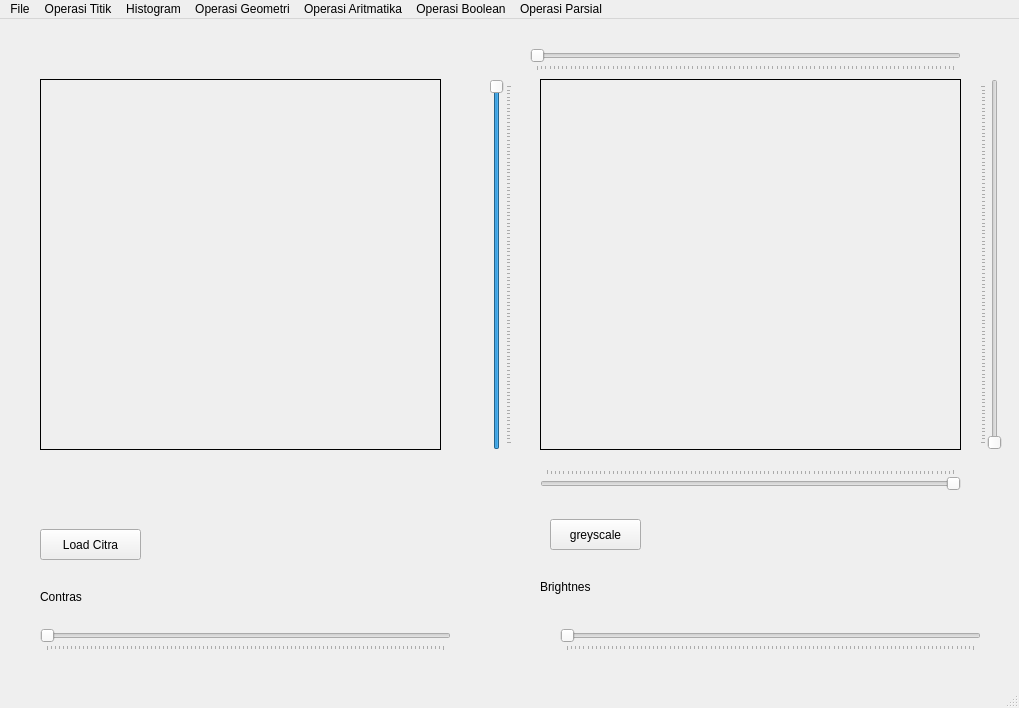
<?xml version="1.0" encoding="UTF-8"?>
<ui version="4.0">
 <class>MainWindow</class>
 <widget class="QMainWindow" name="MainWindow">
  <property name="geometry">
   <rect>
    <x>0</x>
    <y>0</y>
    <width>1019</width>
    <height>708</height>
   </rect>
  </property>
  <property name="windowTitle">
   <string>MainWindow</string>
  </property>
  <widget class="QWidget" name="centralwidget">
   <widget class="QPushButton" name="button_loadCitra">
    <property name="geometry">
     <rect>
      <x>40</x>
      <y>510</y>
      <width>101</width>
      <height>31</height>
     </rect>
    </property>
    <property name="text">
     <string>Load Citra</string>
    </property>
   </widget>
   <widget class="QLabel" name="label">
    <property name="geometry">
     <rect>
      <x>40</x>
      <y>60</y>
      <width>401</width>
      <height>371</height>
     </rect>
    </property>
    <property name="frameShape">
     <enum>QFrame::Box</enum>
    </property>
    <property name="text">
     <string/>
    </property>
   </widget>
   <widget class="QPushButton" name="button_prosesCitra">
    <property name="geometry">
     <rect>
      <x>550</x>
      <y>500</y>
      <width>91</width>
      <height>31</height>
     </rect>
    </property>
    <property name="text">
     <string>greyscale</string>
    </property>
   </widget>
   <widget class="QLabel" name="label_2">
    <property name="geometry">
     <rect>
      <x>540</x>
      <y>60</y>
      <width>421</width>
      <height>371</height>
     </rect>
    </property>
    <property name="frameShape">
     <enum>QFrame::Box</enum>
    </property>
    <property name="text">
     <string/>
    </property>
   </widget>
   <widget class="QSlider" name="crop_atas_horizontal">
    <property name="geometry">
     <rect>
      <x>530</x>
      <y>30</y>
      <width>431</width>
      <height>22</height>
     </rect>
    </property>
    <property name="layoutDirection">
     <enum>Qt::LeftToRight</enum>
    </property>
    <property name="orientation">
     <enum>Qt::Horizontal</enum>
    </property>
    <property name="tickPosition">
     <enum>QSlider::TicksBelow</enum>
    </property>
   </widget>
   <widget class="QSlider" name="crop_atas_vertical">
    <property name="geometry">
     <rect>
      <x>490</x>
      <y>60</y>
      <width>22</width>
      <height>371</height>
     </rect>
    </property>
    <property name="layoutDirection">
     <enum>Qt::LeftToRight</enum>
    </property>
    <property name="value">
     <number>99</number>
    </property>
    <property name="sliderPosition">
     <number>99</number>
    </property>
    <property name="orientation">
     <enum>Qt::Vertical</enum>
    </property>
    <property name="tickPosition">
     <enum>QSlider::TicksBelow</enum>
    </property>
   </widget>
   <widget class="QSlider" name="crop_bawah_horizontal">
    <property name="geometry">
     <rect>
      <x>540</x>
      <y>450</y>
      <width>421</width>
      <height>22</height>
     </rect>
    </property>
    <property name="layoutDirection">
     <enum>Qt::RightToLeft</enum>
    </property>
    <property name="value">
     <number>0</number>
    </property>
    <property name="orientation">
     <enum>Qt::Horizontal</enum>
    </property>
    <property name="tickPosition">
     <enum>QSlider::TicksAbove</enum>
    </property>
   </widget>
   <widget class="QSlider" name="crop_bawah_vertical">
    <property name="geometry">
     <rect>
      <x>980</x>
      <y>60</y>
      <width>22</width>
      <height>371</height>
     </rect>
    </property>
    <property name="orientation">
     <enum>Qt::Vertical</enum>
    </property>
    <property name="tickPosition">
     <enum>QSlider::TicksAbove</enum>
    </property>
   </widget>
   <widget class="QSlider" name="contrasSlider">
    <property name="geometry">
     <rect>
      <x>40</x>
      <y>610</y>
      <width>411</width>
      <height>22</height>
     </rect>
    </property>
    <property name="orientation">
     <enum>Qt::Horizontal</enum>
    </property>
    <property name="tickPosition">
     <enum>QSlider::TicksBelow</enum>
    </property>
   </widget>
   <widget class="QLabel" name="label_3">
    <property name="geometry">
     <rect>
      <x>40</x>
      <y>570</y>
      <width>55</width>
      <height>16</height>
     </rect>
    </property>
    <property name="text">
     <string>Contras</string>
    </property>
   </widget>
   <widget class="QSlider" name="brightnesSlider">
    <property name="geometry">
     <rect>
      <x>560</x>
      <y>610</y>
      <width>421</width>
      <height>22</height>
     </rect>
    </property>
    <property name="orientation">
     <enum>Qt::Horizontal</enum>
    </property>
    <property name="tickPosition">
     <enum>QSlider::TicksBelow</enum>
    </property>
   </widget>
   <widget class="QLabel" name="label_4">
    <property name="geometry">
     <rect>
      <x>540</x>
      <y>560</y>
      <width>55</width>
      <height>16</height>
     </rect>
    </property>
    <property name="text">
     <string>Brightnes</string>
    </property>
   </widget>
  </widget>
  <widget class="QMenuBar" name="menubar">
   <property name="geometry">
    <rect>
     <x>0</x>
     <y>0</y>
     <width>1019</width>
     <height>26</height>
    </rect>
   </property>
   <widget class="QMenu" name="menuOperasi_Titik">
    <property name="title">
     <string>Operasi Titik</string>
    </property>
    <addaction name="actionOperasi_pencerahan"/>
    <addaction name="actionSimple_contras"/>
    <addaction name="actionContras_streching"/>
    <addaction name="actionNegative"/>
    <addaction name="actionBiner"/>
   </widget>
   <widget class="QMenu" name="menuHistogram">
    <property name="title">
     <string>Histogram</string>
    </property>
    <addaction name="actionHistogram_greyscale"/>
    <addaction name="actionHistogram_RGB"/>
    <addaction name="actionHistogram_Equalization"/>
   </widget>
   <widget class="QMenu" name="menuOperasi_Geometri">
    <property name="title">
     <string>Operasi Geometri</string>
    </property>
    <widget class="QMenu" name="menuRotasi">
     <property name="title">
      <string>Rotasi</string>
     </property>
     <addaction name="action90_Derajat"/>
     <addaction name="action_90_Derajat"/>
     <addaction name="action45_Derajat"/>
     <addaction name="action_45_Derajat"/>
     <addaction name="action180_Derajat"/>
    </widget>
    <widget class="QMenu" name="menuZoom_Out">
     <property name="title">
      <string>Zoom Out</string>
     </property>
     <addaction name="action200"/>
     <addaction name="action300"/>
     <addaction name="action400"/>
    </widget>
    <widget class="QMenu" name="menuZoom_In">
     <property name="title">
      <string>Zoom In</string>
     </property>
     <addaction name="action75"/>
     <addaction name="action50"/>
     <addaction name="action25"/>
    </widget>
    <addaction name="actionTranslasi"/>
    <addaction name="menuRotasi"/>
    <addaction name="menuZoom_Out"/>
    <addaction name="menuZoom_In"/>
    <addaction name="actionCrop"/>
   </widget>
   <widget class="QMenu" name="menuAritmatika">
    <property name="title">
     <string>Operasi Aritmatika</string>
    </property>
    <addaction name="actionPertambahan_2"/>
    <addaction name="actionPengurangan"/>
    <addaction name="actionPerkalian"/>
    <addaction name="actionPembagian"/>
   </widget>
   <widget class="QMenu" name="menuBoolean">
    <property name="title">
     <string>Operasi Boolean</string>
    </property>
    <addaction name="actionAND"/>
    <addaction name="actionOR"/>
    <addaction name="actionXOR"/>
   </widget>
   <widget class="QMenu" name="menuFile">
    <property name="title">
     <string>File</string>
    </property>
    <addaction name="actionSave"/>
    <addaction name="actionLoad"/>
   </widget>
   <widget class="QMenu" name="menuFiltering">
    <property name="title">
     <string>Operasi Parsial</string>
    </property>
    <widget class="QMenu" name="menuHighpass">
     <property name="title">
      <string>Highpass</string>
     </property>
     <widget class="QMenu" name="menuSharpening">
      <property name="title">
       <string>Sharpening</string>
      </property>
      <addaction name="actionKarnel_i"/>
      <addaction name="actionKarnel_ii"/>
      <addaction name="actionKarnel_iii"/>
      <addaction name="actionKarnel_iv"/>
      <addaction name="actionKarnel_v"/>
      <addaction name="actionKarnel_vi"/>
     </widget>
     <addaction name="actionKarnel1"/>
     <addaction name="actionKarnel2"/>
     <addaction name="menuSharpening"/>
     <addaction name="actionLaplace"/>
    </widget>
    <widget class="QMenu" name="menuLowPass">
     <property name="title">
      <string>LowPass</string>
     </property>
     <addaction name="actionMeanFilter_2"/>
     <addaction name="actionGaussianFilter"/>
    </widget>
    <addaction name="menuHighpass"/>
    <addaction name="menuLowPass"/>
    <addaction name="actionMedian_filter"/>
    <addaction name="actionMax_Filter"/>
    <addaction name="actionMin_Filter"/>
   </widget>
   <addaction name="menuFile"/>
   <addaction name="menuOperasi_Titik"/>
   <addaction name="menuHistogram"/>
   <addaction name="menuOperasi_Geometri"/>
   <addaction name="menuAritmatika"/>
   <addaction name="menuBoolean"/>
   <addaction name="menuFiltering"/>
  </widget>
  <widget class="QStatusBar" name="statusbar"/>
  <action name="actionOperasi_pencerahan">
   <property name="text">
    <string>Operasi pencerahan</string>
   </property>
  </action>
  <action name="actionSimple_contras">
   <property name="text">
    <string>Simple contras</string>
   </property>
  </action>
  <action name="actionContras_streching">
   <property name="text">
    <string>Contras streching</string>
   </property>
  </action>
  <action name="actionNegative">
   <property name="text">
    <string>Negative</string>
   </property>
  </action>
  <action name="actionBiner">
   <property name="text">
    <string>Biner</string>
   </property>
  </action>
  <action name="actionHistogram_greyscale">
   <property name="text">
    <string>Histogram greyscale</string>
   </property>
  </action>
  <action name="actionHistogram_RGB">
   <property name="text">
    <string>Histogram RGB</string>
   </property>
  </action>
  <action name="actionHistogram_Equalization">
   <property name="text">
    <string>Histogram Equalization</string>
   </property>
  </action>
  <action name="actionTranslasi">
   <property name="text">
    <string>Translasi</string>
   </property>
  </action>
  <action name="action90_Derajat">
   <property name="text">
    <string>90 Derajat</string>
   </property>
  </action>
  <action name="action_90_Derajat">
   <property name="text">
    <string>-90 Derajat</string>
   </property>
  </action>
  <action name="action45_Derajat">
   <property name="text">
    <string>45 Derajat</string>
   </property>
  </action>
  <action name="action_45_Derajat">
   <property name="text">
    <string>-45 Derajat</string>
   </property>
  </action>
  <action name="action180_Derajat">
   <property name="text">
    <string>180 Derajat</string>
   </property>
  </action>
  <action name="action200">
   <property name="text">
    <string>200%</string>
   </property>
  </action>
  <action name="action300">
   <property name="text">
    <string>300%</string>
   </property>
  </action>
  <action name="action400">
   <property name="text">
    <string>400%</string>
   </property>
  </action>
  <action name="action75">
   <property name="text">
    <string>75%</string>
   </property>
  </action>
  <action name="action50">
   <property name="text">
    <string>50%</string>
   </property>
  </action>
  <action name="action25">
   <property name="text">
    <string>25%</string>
   </property>
  </action>
  <action name="actionPertambahan">
   <property name="text">
    <string>Pertambahan</string>
   </property>
  </action>
  <action name="actionCrop">
   <property name="text">
    <string>Crop</string>
   </property>
  </action>
  <action name="actionPertambahan_2">
   <property name="text">
    <string>Pertambahan</string>
   </property>
  </action>
  <action name="actionPengurangan">
   <property name="text">
    <string>Pengurangan</string>
   </property>
  </action>
  <action name="actionPerkalian">
   <property name="text">
    <string>Perkalian</string>
   </property>
  </action>
  <action name="actionPembagian">
   <property name="text">
    <string>Pembagian</string>
   </property>
  </action>
  <action name="actionAND">
   <property name="text">
    <string>AND</string>
   </property>
  </action>
  <action name="actionOR">
   <property name="text">
    <string>OR</string>
   </property>
  </action>
  <action name="actionXOR">
   <property name="text">
    <string>XOR</string>
   </property>
  </action>
  <action name="actionSave">
   <property name="text">
    <string>Save</string>
   </property>
  </action>
  <action name="actionLoad">
   <property name="text">
    <string>Load</string>
   </property>
  </action>
  <action name="actionKarnel1">
   <property name="text">
    <string>Karnel1</string>
   </property>
  </action>
  <action name="actionKarnel2">
   <property name="text">
    <string>Karnel2</string>
   </property>
  </action>
  <action name="action3x3">
   <property name="text">
    <string>3x3</string>
   </property>
  </action>
  <action name="action2x2">
   <property name="text">
    <string>2x2</string>
   </property>
  </action>
  <action name="actionMeanFilter_2">
   <property name="text">
    <string>MeanFilter</string>
   </property>
  </action>
  <action name="actionGaussianFilter">
   <property name="text">
    <string>GaussianFilter</string>
   </property>
  </action>
  <action name="actionKarnel_i">
   <property name="text">
    <string>Karnel(i)</string>
   </property>
  </action>
  <action name="actionKarnel_ii">
   <property name="text">
    <string>Karnel(ii)</string>
   </property>
  </action>
  <action name="actionKarnel_iii">
   <property name="text">
    <string>Karnel(iii)</string>
   </property>
  </action>
  <action name="actionKarnel_iv">
   <property name="text">
    <string>Karnel(iv)</string>
   </property>
  </action>
  <action name="actionKarnel_v">
   <property name="text">
    <string>Karnel(v)</string>
   </property>
  </action>
  <action name="actionKarnel_vi">
   <property name="text">
    <string>Karnel(vi)</string>
   </property>
  </action>
  <action name="actionLaplace">
   <property name="text">
    <string>Laplace</string>
   </property>
  </action>
  <action name="actionMedian_filter">
   <property name="text">
    <string>Median filter</string>
   </property>
  </action>
  <action name="actionMax_Filter">
   <property name="text">
    <string>Max Filter</string>
   </property>
  </action>
  <action name="actionMin_Filter">
   <property name="text">
    <string>Min Filter</string>
   </property>
  </action>
 </widget>
 <resources/>
 <connections/>
</ui>
